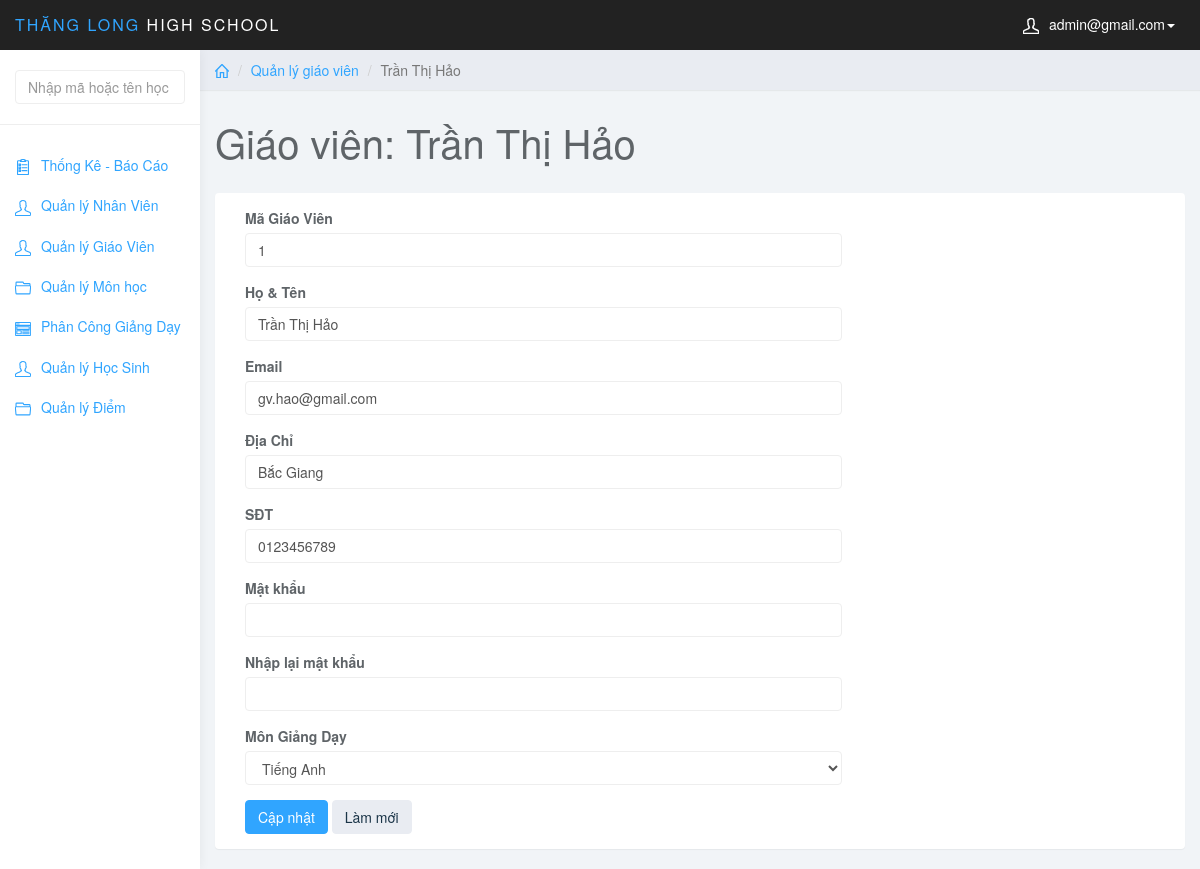
/admin/index.php?page=edit_teacher&teacher_id=1 (signed in), run on the app's committed database.
### tables this page shows
CREATE TABLE `giaovien` (
  `MaGV` int(6) NOT NULL,
  `MaMonHoc` varchar(5) NOT NULL,
  `TenGV` varchar(50) NOT NULL,
  `DiaChi` varchar(50) NOT NULL,
  `SDT` varchar(11) NOT NULL,
  `gv_mail` varchar(50) NOT NULL,
  `gv_pass` varchar(50) NOT NULL,
  PRIMARY KEY (`MaGV`),
  UNIQUE KEY `SDT` (`SDT`),
  KEY `fk_gv_mh` (`MaMonHoc`),
  CONSTRAINT `fk_gv_mh` FOREIGN KEY (`MaMonHoc`) REFERENCES `monhoc` (`MaMonHoc`)
);

CREATE TABLE `monhoc` (
  `MaMonHoc` varchar(5) NOT NULL,
  `TenMonHoc` varchar(20) NOT NULL,
  `SoTiet` int(20) NOT NULL,
  `HeSoMonHoc` int(1) NOT NULL,
  PRIMARY KEY (`MaMonHoc`)
);

### admin/edit_teacher.php (the view, shortened to what this page needs)
<?php
$teacher_id = $_GET['teacher_id'];
$sql_view = "SELECT * FROM giaovien WHERE MaGV = '$teacher_id'";
$query_view = mysqli_query($conn, $sql_view);
$row_view = mysqli_fetch_assoc($query_view);
?>
<div class="col-sm-9 col-sm-offset-3 col-lg-10 col-lg-offset-2 main">
    <div class="row">
        <ol class="breadcrumb">
            <li><a href="index.php"><svg class="glyph stroked home">
                        <use xlink:href="#stroked-home"></use>
                    </svg></a></li>
            <li><a href="index.php?page=teacher">Quản lý giáo viên</a></li>
            <li class="active"><?php echo $row_view['TenGV']; ?></li>
        </ol>
    </div>
    <div class="row">
        <div class="col-lg-12">
            <h1 class="page-header">Giáo viên: <?php echo $row_view['TenGV']; ?></h1>
        </div>
    </div>
    <div class="row">
        <div class="col-lg-12">
            <div class="panel panel-default">
                <div class="panel-body">
                    <div class="col-md-8">
                        <form role="form" method="post">
                            <div class="form-group">
                                <label>Mã Giáo Viên</label>
                                <input type="number" name="teacher_id" class="form-control"
                                    value="<?php echo $row_view['MaGV']; ?>" placeholder="">
                            </div>
                            <div class="form-group">
                                <label>Họ & Tên</label>
                                <input type="text" name="teacher_name" class="form-control"
                                    value="<?php echo $row_view['TenGV']; ?>" placeholder="">
                            </div>
                            <div class="form-group">
                                <label>Email</label>
                                <input type="text" name="teacher_mail" value="<?php echo $row_view['gv_mail']; ?>"
                                    class="form-control">
                            </div>
                            <div class="form-group">
                                <label>Địa Chỉ</label>
                                <input name="teacher_address" required type="text" class="form-control"
                                    value="<?php echo $row_view['DiaChi']; ?>">
                            </div>
                            <div class="form-group">
                                <label>SĐT</label>
                                <input name="teacher_phone" required type="number" class="form-control"
                                    value="<?php echo $row_view['SDT']; ?>">
                            </div>
                            <div class="form-group">
                                <label>Mật khẩu</label>
                                <input type="password" name="teacher_pass" class="form-control">
                            </div>
                            <div class="form-group">
                                <label>Nhập lại mật khẩu</label>
                                <input type="password" name="teacher_re_pass" class="form-control">
                            </div>
                            <div class="form-group">
                                <label>Môn Giảng Dạy</label>
                                <select name="teaching" class="form-control">
                                    <?php
                                    $sql_mon_hoc = "SELECT * FROM monhoc";
                                    $query_mon_hoc = mysqli_query($conn, $sql_mon_hoc);
                                    while ($row_mon_hoc = mysqli_fetch_assoc($query_mon_hoc)) {
                                    ?>
                                    <option value=<?php echo $row_mon_hoc['MaMonHoc']; ?> <?php if ($row_mon_hoc['MaMonHoc'] == $row_view['MaMonHoc']) {
                                                                                                    echo 'selected';
                                                                                                } ?>>
                                        <?php echo $row_mon_hoc['TenMonHoc'] ?></option>
                                    <?php } ?>
                                </select>
                            </div>
                            <button type="submit" name="sbm" class="btn btn-primary">Cập nhật</button>
                            <button type="reset" class="btn btn-default">Làm mới</button>
                    </div>
                </div>
            </div>
        </div>
    </div>
</div>

### admin/css/styles.css (style rules this page uses)
body { background: #f1f4f7; padding-top: 50px; color: #5f6468; }
a, a:hover, a:focus { color: #30a5ff; }
h1, h2, h3, h4, h5, h6 { color: #5f6468; }
h1 { font-weight: 300; font-size: 40px; }
.form-control { border: 1px solid #eee; box-shadow: none; }
.btn-default, .btn-default:hover, .btn-default:focus, .btn-default:active, .btn-default.active, .open > .dropdown-toggle.btn-default, .btn-default.disabled, .btn-default[disabled], fieldset[disabled] .btn-default, .btn-default.disabled:hover, .btn-default[disabled]:hover, fieldset[disabled] .btn-default:hover, .btn-default.disabled:focus, .btn-default[disabled]:focus, fieldset[disabled] .btn-default:focus, .btn-default.disabled:active, .btn-default[disabled]:active, fieldset[disabled] .btn-default:active, .btn-default.disabled.active, .btn-default[disabled].active, fieldset[disabled] .btn-default.active { background-color: #e9ecf2; border-color: #e9ecf2; color: #1b3548; }
.btn-primary, .btn-primary:hover, .btn-primary:focus, .btn-primary:active, .btn-primary.active, .open > .dropdown-toggle.btn-primary, .btn-primary.disabled, .btn-primary[disabled], fieldset[disabled] .btn-primary, .btn-primary.disabled:hover, .btn-primary[disabled]:hover, fieldset[disabled] .btn-primary:hover, .btn-primary.disabled:focus, .btn-primary[disabled]:focus, fieldset[disabled] .btn-primary:focus, .btn-primary.disabled:active, .btn-primary[disabled]:active, fieldset[disabled] .btn-primary:active, .btn-primary.disabled.active, .btn-primary[disabled].active, fieldset[disabled] .btn-primary.active { background-color: #30a5ff; border-color: #30a5ff; }
.panel { border: 0; }
.breadcrumb { border-radius: 0; padding: 10px 15px; background: #e9ecf2; box-shadow: 0 1px 1px rgba(0, 0, 0, .05); margin: 0 ; }
h1.page-header { margin-top: 30px; border-bottom: 0; }
.breadcrumb .glyph { height: 14px; width: 14px; margin: -2px 0 0 0; stroke-width: 4px; }

### data on the page
giaovien: TenGV "Trần Thị Hảo", teacher_id "1", teacher_name "Trần Thị Hảo", teacher_mail "gv.hao@gmail.com", teacher_address "Bắc Giang", teacher_phone "0123456789", teaching "Tiếng Anh"

### other printed values
$_SESSION['mail_user'] "admin@gmail.com"
